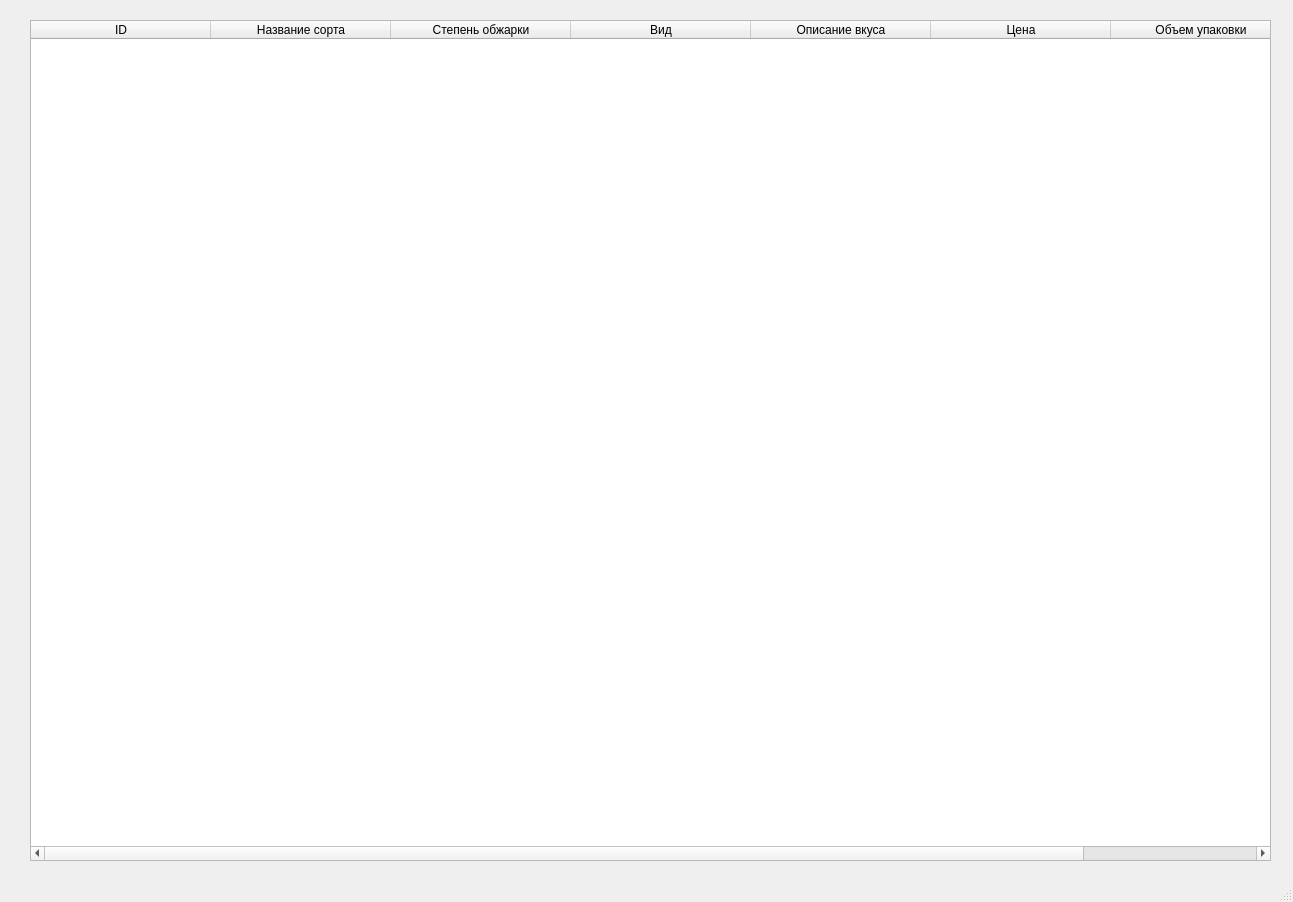
<?xml version="1.0" encoding="UTF-8"?>
<ui version="4.0">
 <class>MainWindow</class>
 <widget class="QMainWindow" name="MainWindow">
  <property name="geometry">
   <rect>
    <x>0</x>
    <y>0</y>
    <width>1293</width>
    <height>902</height>
   </rect>
  </property>
  <property name="windowTitle">
   <string>MainWindow</string>
  </property>
  <widget class="QWidget" name="centralwidget">
   <widget class="QTableWidget" name="tableWidget">
    <property name="geometry">
     <rect>
      <x>30</x>
      <y>20</y>
      <width>1241</width>
      <height>841</height>
     </rect>
    </property>
    <attribute name="horizontalHeaderDefaultSectionSize">
     <number>180</number>
    </attribute>
    <column>
     <property name="text">
      <string>ID</string>
     </property>
    </column>
    <column>
     <property name="text">
      <string>Название сорта</string>
     </property>
    </column>
    <column>
     <property name="text">
      <string>Степень обжарки</string>
     </property>
    </column>
    <column>
     <property name="text">
      <string>Вид</string>
     </property>
    </column>
    <column>
     <property name="text">
      <string>Описание вкуса</string>
     </property>
    </column>
    <column>
     <property name="text">
      <string>Цена</string>
     </property>
    </column>
    <column>
     <property name="text">
      <string>Объем упаковки</string>
     </property>
    </column>
   </widget>
  </widget>
  <widget class="QMenuBar" name="menubar">
   <property name="geometry">
    <rect>
     <x>0</x>
     <y>0</y>
     <width>1293</width>
     <height>21</height>
    </rect>
   </property>
  </widget>
  <widget class="QStatusBar" name="statusbar"/>
 </widget>
 <resources/>
 <connections/>
</ui>
